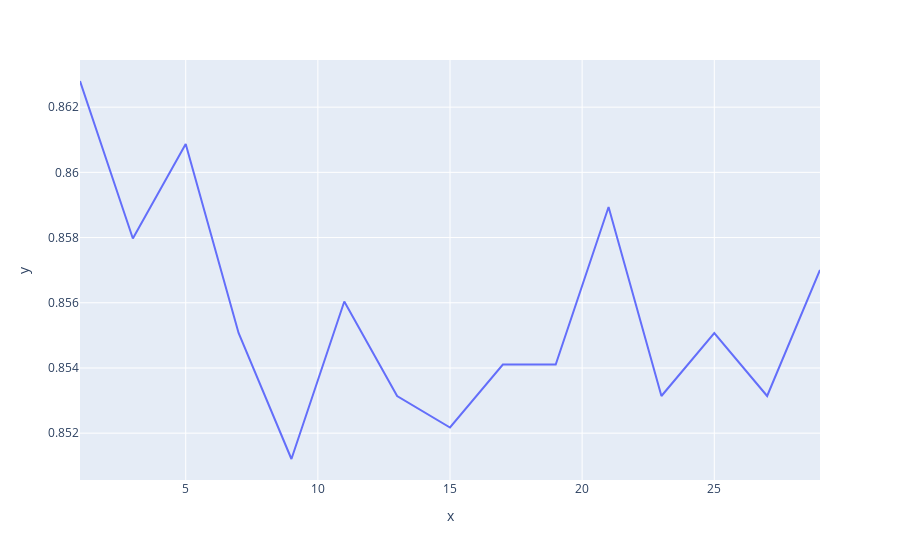

The notebook cell this image was saved under:
### Code cell
px.line(x=k_values, y=accuracy_values)

### Figure 1 — Plotly figure (JSON) as saved in the notebook; plotly's stock layout.template omitted (floating-point values rounded to 4 significant figures)
{"data": [{"hovertemplate": "x=%{x}<br>y=%{y}<extra></extra>", "legendgroup": "", "line": {"color": "#636efa", "dash": "solid"}, "marker": {"symbol": "circle"}, "mode": "lines", "name": "", "orientation": "v", "showlegend": false, "type": "scatter", "x": [1, 3, 5, 7, 9, 11, 13, 15, 17, 19, 21, 23, 25, 27, 29], "xaxis": "x", "y": [0.8628, 0.858, 0.8609, 0.8551, 0.8512, 0.856, 0.8531, 0.8522, 0.8541, 0.8541, 0.8589, 0.8531, 0.8551, 0.8531, 0.857], "yaxis": "y"}], "layout": {"legend": {"tracegroupgap": 0}, "margin": {"t": 60}, "xaxis": {"anchor": "y", "domain": [0, 1], "title": {"text": "x"}}, "yaxis": {"anchor": "x", "domain": [0, 1], "title": {"text": "y"}}}}
